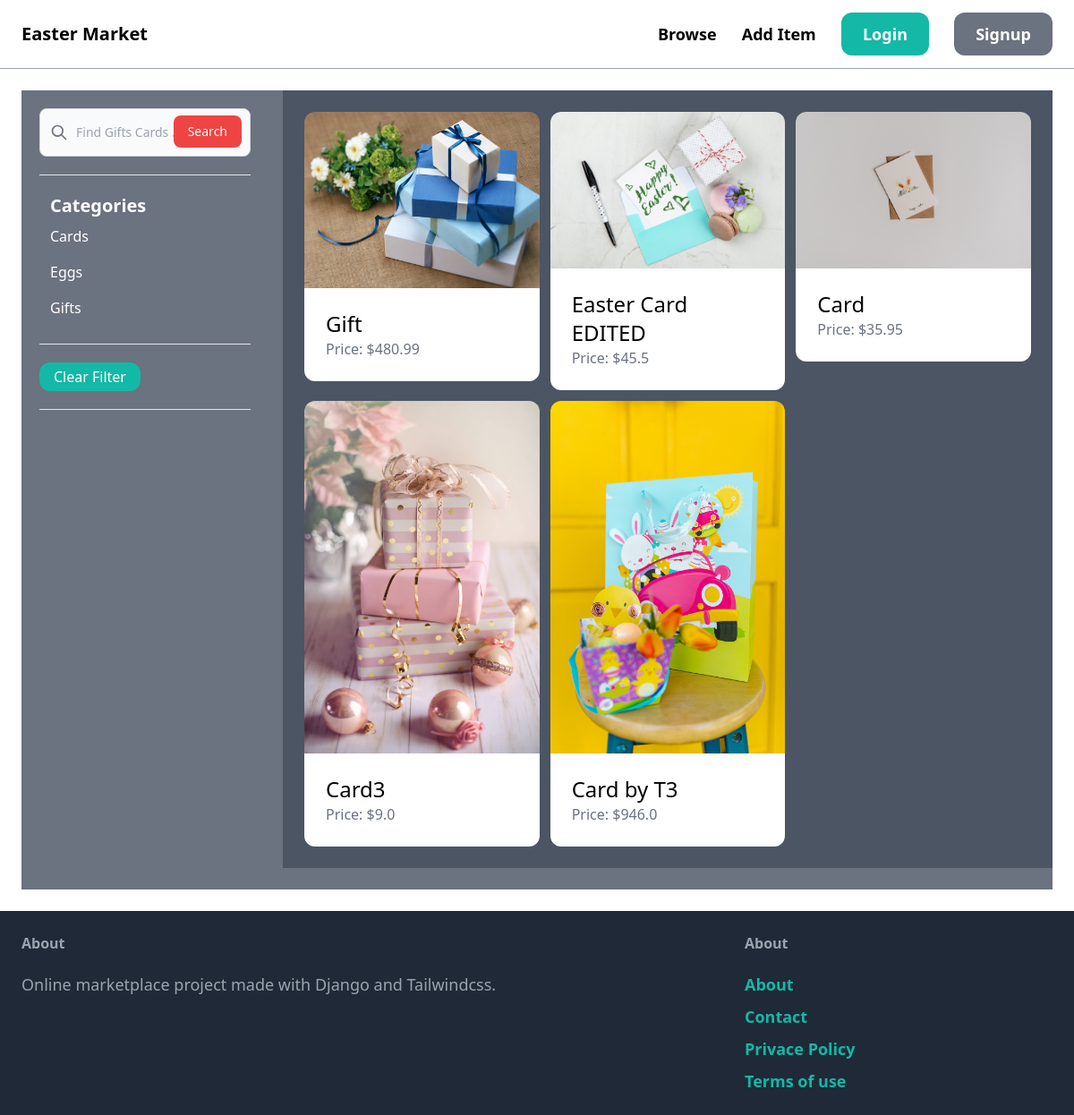
Before: /items/ with the older database file.
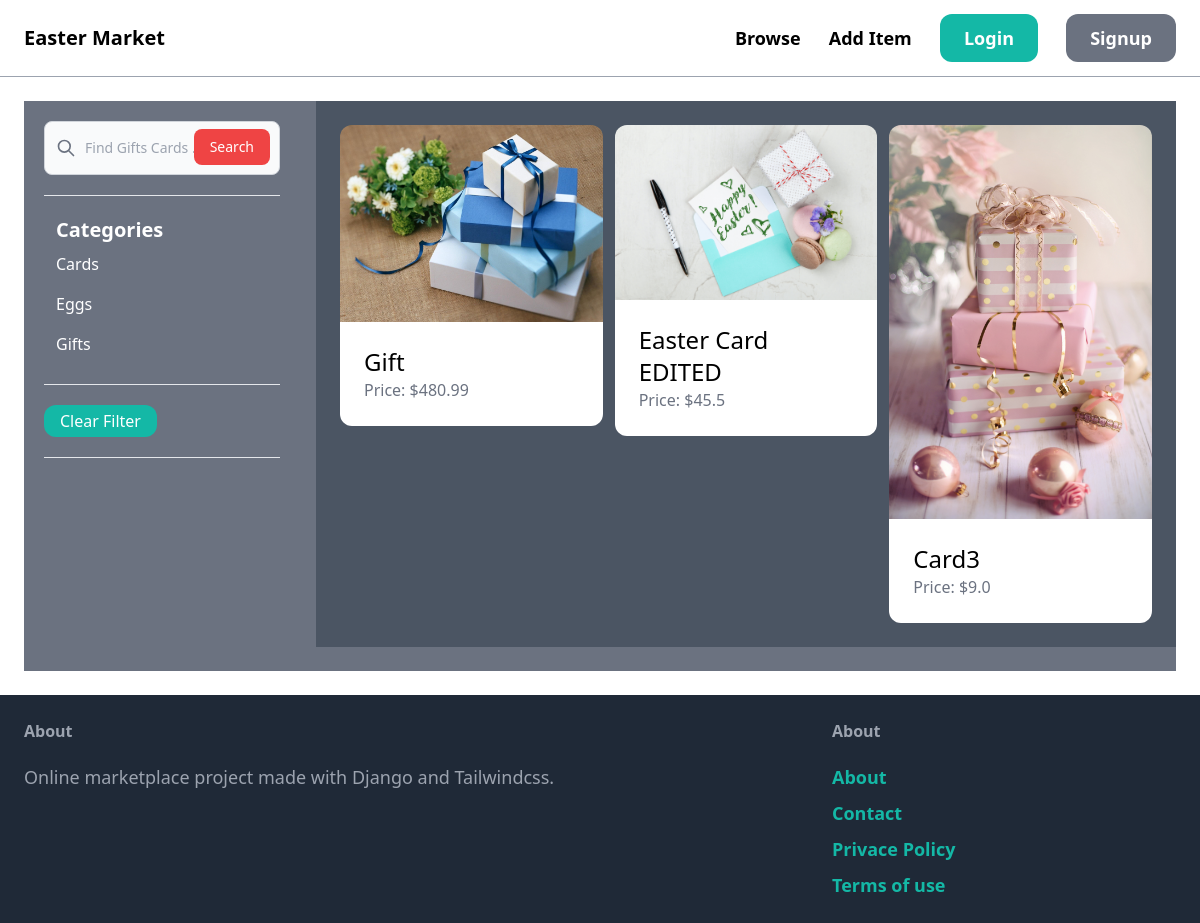
After: the same page with the newer database file.
### item/models.py (models this page shows, shortened)
class Category(models.Model):
    name = models.CharField(max_length=255)
    class Meta:
        ordering = ("name",)
        verbose_name_plural = "Catagories"

class Item(models.Model):
    name = models.CharField(max_length=255)
    category = models.ForeignKey(Category, related_name="items", on_delete=models.CASCADE)
    description = models.TextField(blank=True, null=True)
    price = models.FloatField()
    image = models.ImageField(upload_to="items_images", blank=True, null=True)
    is_sold = models.BooleanField(default=False)
    created_by = models.ForeignKey(User, related_name="items", on_delete=models.CASCADE)
    created_at = models.DateTimeField(auto_now_add=True)

### item/views.py (the view)
# urls.py: path('',views.items, name='items'),
def items(request):
    query = request.GET.get('query','')
    category_id = request.GET.get('category', 0 )
    items = Item.objects.filter(is_sold = False)
    categories = Category.objects.all()
    if category_id:
        items = items.filter(category_id = category_id)
    if query:
        items = items.filter(Q(name__icontains=query) | Q(description__icontains=query))
    return render(request, 'item/items.html', {
        'items': items,
        'query':query,
        'categories':categories,
        'category_id':int(category_id),
    })

### item/templates/item/items.html (shortened to what this page needs)
{% extends 'core/base.html' %}
{%block content%}
    <div class="pb-6 grid grid-cols-4 gap-4 bg-gray-500">
        <div class="col-span-1 p-5">
<form method="get" action="{% url 'item:items' %}">
    <div class="relative">
        <div class="absolute inset-y-0 left-0 flex items-center pl-3 pointer-events-none">
        </div>
        <input name="query" type="search" id="default-search" class="block w-full p-4 pl-10 text-sm text-gray-900 border border-gray-300 rounded-lg bg-gray-50 focus:ring-blue-500 focus:border-blue-500 dark:bg-gray-700 dark:border-gray-600 dark:placeholder-gray-400 dark:text-white dark:focus:ring-blue-500 dark:focus:border-blue-500" value="{{query}}"  placeholder="Find Gifts Cards ..." required>
        <button type="submit" class="text-white absolute right-2.5 bottom-2.5 bg-red-500 hover:bg-red-700 focus:ring-4 focus:outline-none focus:ring-red-300 font-medium rounded-lg text-sm px-4 py-2 dark:bg-red-600 dark:hover:bg-red-700 dark:focus:ring-blue-800">Search</button>
    </div>
</form>
            <hr class="my-5">
            <p class="font-bold text-xl  px-3 text-white">Categories</p>
            <ul>
                {%for category in categories%}
                    <li class="text-white py-2 px-3 rounded-xl{% if category.id == category_id %} bg-gray-400{% endif %}">
                        <a href="{%url 'item:items' %}?query={{ query }}&category={{category.id}}">{{category.name}}</a>
                    </li>
                {%endfor%}
            </ul>
            <hr class="my-5">
            <a href="{%url 'item:items' %}"><button class=" py-1  px-4 bg-teal-500 text-white rounded-xl">Clear Filter</button></a>
            <hr class="my-5">
        </div>
        <div class="col-span-3">
        <div class="p-6 bg-gray-600">
            <div class="grid grid-cols-3 gap-3">
                {%for item in items%}
                <div>
                    <a href="{% url 'item:detail' item.id %}">
                        <img src="{{item.image.url}}" class="rounded-t-xl">
                        <div class="p-6 bg-white rounded-b-xl">
                            <h2 class="text-2xl">{{ item.name}}</h2>
                            <p class="text-gray-500">Price: ${{item.price}} </p>
                        </div>
                    </a>
                </div>
                {% endfor %}
            </div>
        </div>
    </div>
    </div>
    {%endblock%}

Changed rows visible on the page:
removed Item: image (picture), name "Card", price "35.95"
removed Item: image (picture), name "Card by T3", price "946.0"
